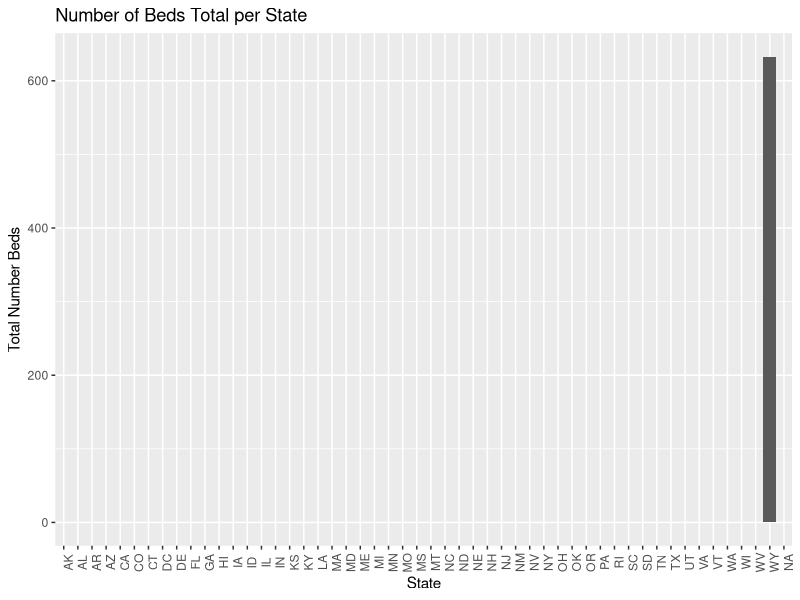

The R script that drew this image:
## ---- chunk 1
library(tidyverse)
#read-in data for the 20% infections
covid_hospital <- read.csv("data/Covid-report-20.csv")

#deleting the unused first row
covid_hospital<- covid_hospital[-1,]

#changing the converting variables from factors to intended variable type
hospital_data <- covid_hospital %>% 
  mutate(
    HRR = as.character(HRR),
    Total.Hospital.Beds = as.numeric(Total.Hospital.Beds)
    ) %>%
  #making a seperate city and state column
  separate(HRR,c("City", "State"), sep = ", ") %>%
  select(Total.Hospital.Beds, State)

#Plot 1: available beds per state
plot_1<- hospital_data %>%
  group_by(State)%>%
  summarize(total_bed = sum(Total.Hospital.Beds)) %>%
  ggplot(aes(x= State, y = total_bed))+ 
  geom_col()+
  labs(title = "Number of Beds Total per State", y= "Total Number Beds") +
  theme(axis.text.x = element_text(angle = 90))
plot_1

